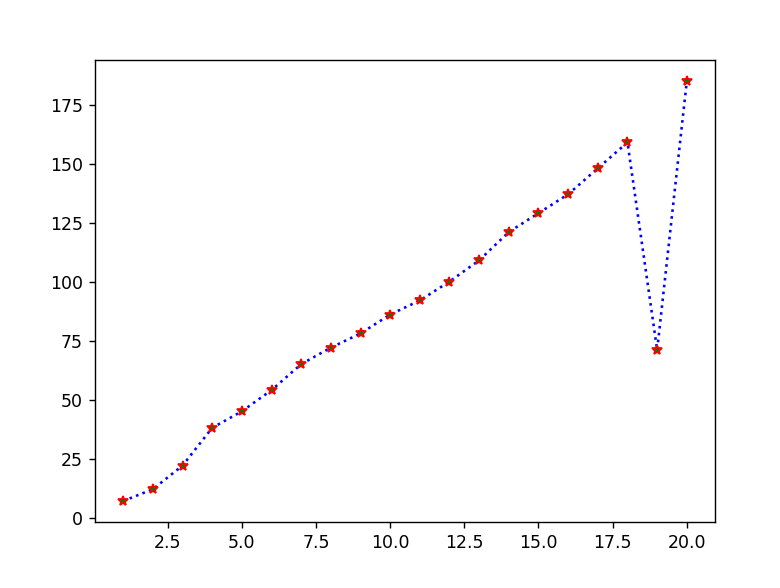

Recreate this plot in Python.
import matplotlib.pyplot as plt
import numpy

xpoints=numpy.array([1,2,3,4,5,6,7,8,9,10,11,12,13,14,15,16,17,18,19,20])
ypoints=numpy.array([7,12,22,38,45,54,65,72,78,86,92,100,109,121,129,137,148,159,71,185])

plt.plot(xpoints,ypoints,"*:b",mfc="green",mec="red")
plt.show()
